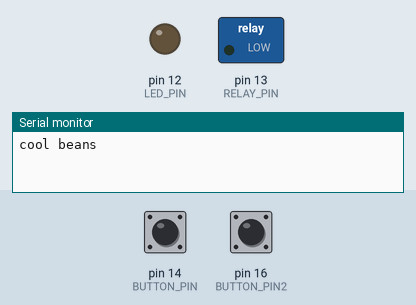
Bench run of a sketch on a simulated Arduino Uno, built with avr-gcc and run on an emulated ATmega328P. Parts: switched loads named in the sketch (green lamp = pin HIGH), output pins drawn as LEDs (lit = HIGH), the last lines printed to the serial monitor. The inputs (shaded band) are chosen by the test bench; at power-on: pin 14 (BUTTON_PIN) HIGH, pin 16 (BUTTON_PIN2) HIGH.

Above: at 1.2 s.
1.3 s: pin 14 (BUTTON_PIN) pulled LOW for 0.15 s
4.4 s: pin 16 (BUTTON_PIN2) pulled LOW for 1 s
6.9 s: pin 16 (BUTTON_PIN2) pulled LOW for 0.15 s
At 11.2 s:
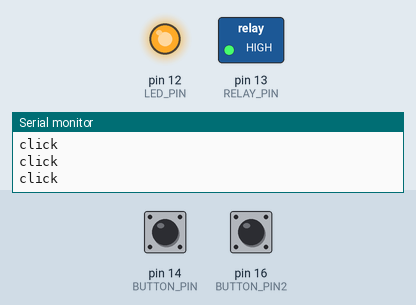
Timing chart, 0 to 12.7 s (numbered marks = the images above; inputs shaded):
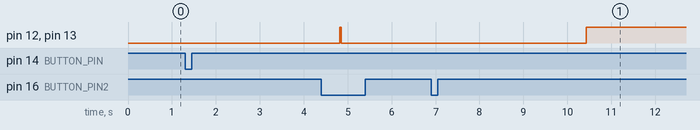

The sketch:

SecretRoomLock.ino
```cpp
/*
* This code is for the project at
* http://www.iliketomakestuff.com/how-to-make-a-secret-room-through-a-wardrobe
* All of the components are list on the url above.
*
* We offer NO SUPPORT for this code, and do not promise any updates/improvements.
* Please regard this as "unoptimized, prototype code".
*
*This script was created by Bob Clagett for I Like To Make Stuff
*For more projects, check out iliketomakestuff.com
*/
// Include the Bounce2 library found here :
// https://github.com/thomasfredericks/Bounce2
#include <Bounce2.h>

#define BUTTON_PIN 14
#define BUTTON_PIN2 16
#define LED_PIN 12
#define RELAY_PIN 13

boolean lockEngage = false;
int lockState = LOW;
int debounceInterval = 25;

Bounce debouncer = Bounce(); // Instantiate a Bounce object
Bounce debouncer2 = Bounce(); // Instantiate a Bounce object

void setup() {
  Serial.begin(9600);
  debouncer.attach(BUTTON_PIN,INPUT_PULLUP); // Attach the debouncer to a pin with INPUT_PULLUP mode
  debouncer2.attach(BUTTON_PIN2,INPUT_PULLUP); // Attach the debouncer to a pin with INPUT_PULLUP mode
  debouncer.interval(debounceInterval);
  debouncer2.interval(debounceInterval);

  pinMode(BUTTON_PIN,INPUT_PULLUP);
  pinMode(BUTTON_PIN2,INPUT_PULLUP);
  pinMode(RELAY_PIN,OUTPUT); // Setup the LED
  pinMode(LED_PIN,OUTPUT); // Setup the LED
  digitalWrite(RELAY_PIN,lockState);
  digitalWrite(LED_PIN,lockState);
 Serial.println("cool beans");
}

void loop() {
   debouncer2.update();
   debouncer.update();
    // Get the updated value :
  int value1 = debouncer.read();
  int value2 = debouncer2.read();
     if ( debouncer.fell() || debouncer2.fell()) {  // Call code if button transitions from HIGH to LOW
     Serial.println("click");
     lockState = !lockState; // Toggle lock state
     if (lockState == HIGH){
      delay(3500);
      }
     lockEngage = lockState;
     digitalWrite(RELAY_PIN, lockEngage);
     digitalWrite(LED_PIN, lockEngage);
   }
}
```

Measured:
- after the input at 6.9 s, pin 12 (LED_PIN), pin 13 (RELAY_PIN): LOW → HIGH after 3.5 s
